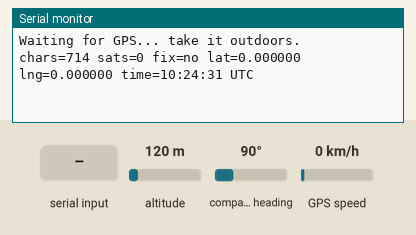
Bench run of a sketch on a simulated ESP32. Shown: the last lines printed to the serial monitor. The inputs (shaded band) are chosen by the test bench; at power-on: altitude 120 m, compass heading 90°, GPS speed 0 km/h. The GPS gets a fix after 3 s at 37.7749, -122.4194 with 8 satellites.

Above: at 1.2 s.
1.3 s: altitude set to 20 m
At 3.8 s:
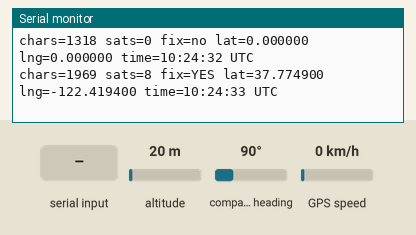
5.4 s: "1" received over the second serial link
At 6.5 s:
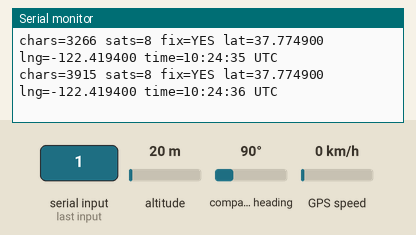
6.9 s: compass heading set to 7°
At 7.8 s:
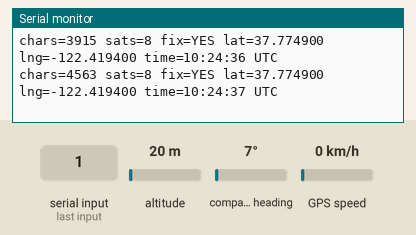
8.4 s: GPS speed set to 30 km/h
At 9.7 s:
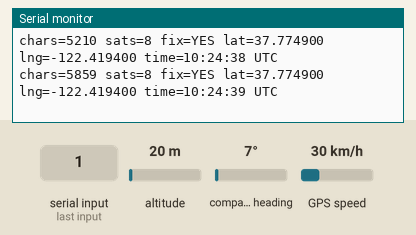
9.9 s: "0" received over the second serial link
At 10.8 s:
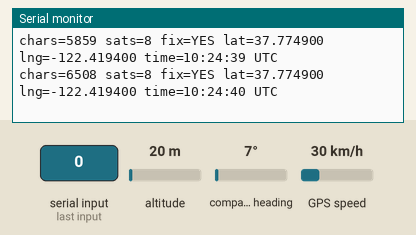
Timing chart, 0 to 12.4 s (numbered marks = the images above; inputs shaded):
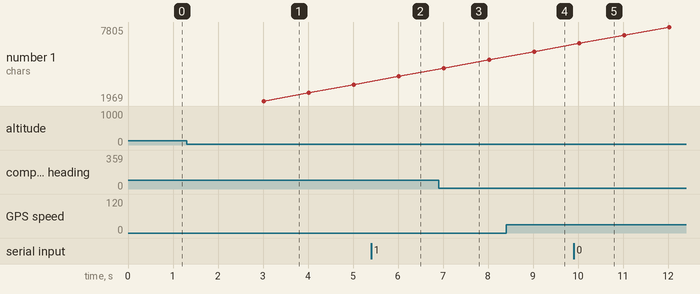

Measured:
- after the input at 1.3 s, the serial monitor: prints a new line after 0.71 s (image 1)
- after the input at 5.4 s, the serial monitor: prints a new line after 0.62 s (image 2)
- after the input at 6.9 s, the serial monitor: prints a new line after 0.12 s (image 3)
- after the input at 8.4 s, the serial monitor: prints a new line after 0.62 s (image 4)
- after the input at 9.9 s, the serial monitor: prints a new line after 0.13 s (image 5)
- plotted number 1: 3266 → 3915 after the input at 5.4 s, 3915 → 5210 after the input at 6.9 s, 5210 → 5859 after the input at 8.4 s, 5859 → 7805 after the input at 9.9 s

The sketch:

02_gps_test.ino
```cpp
// TEST 2: NEO-6M GPS  (must be OUTDOORS or at an open window, antenna facing sky)
// Wiring: VCC->3V3, GND->GND, GPS TX->GPIO16, GPS RX->GPIO17
// Expected: chars keeps increasing immediately; fix=YES after 2-5 minutes outdoors.
#include <TinyGPSPlus.h>

TinyGPSPlus gps;
uint32_t lastPrint = 0;

void setup() {
  Serial.begin(115200);
  Serial2.begin(9600, SERIAL_8N1, 16, 17);
  Serial.println("Waiting for GPS... take it outdoors.");
}

void loop() {
  while (Serial2.available()) gps.encode(Serial2.read());

  if (millis() - lastPrint > 1000) {
    lastPrint = millis();
    Serial.printf("chars=%lu sats=%lu fix=%s lat=%.6f lng=%.6f time=%02d:%02d:%02d UTC\n",
                  (unsigned long)gps.charsProcessed(),
                  (unsigned long)gps.satellites.value(),
                  gps.location.isValid() ? "YES" : "no",
                  gps.location.lat(), gps.location.lng(),
                  gps.time.hour(), gps.time.minute(), gps.time.second());
    if (millis() > 10000 && gps.charsProcessed() < 10)
      Serial.println("FAIL: no data from GPS. Swap the TX/RX wires.");
  }
}
```
